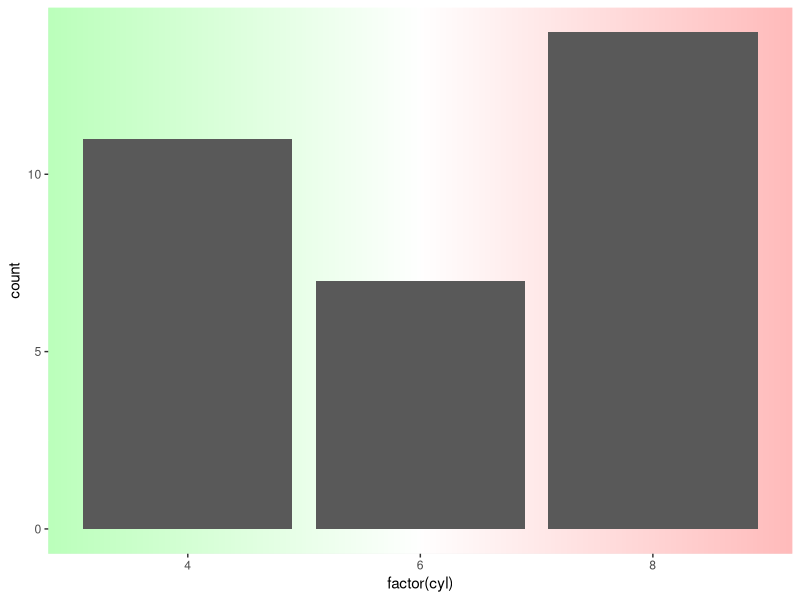
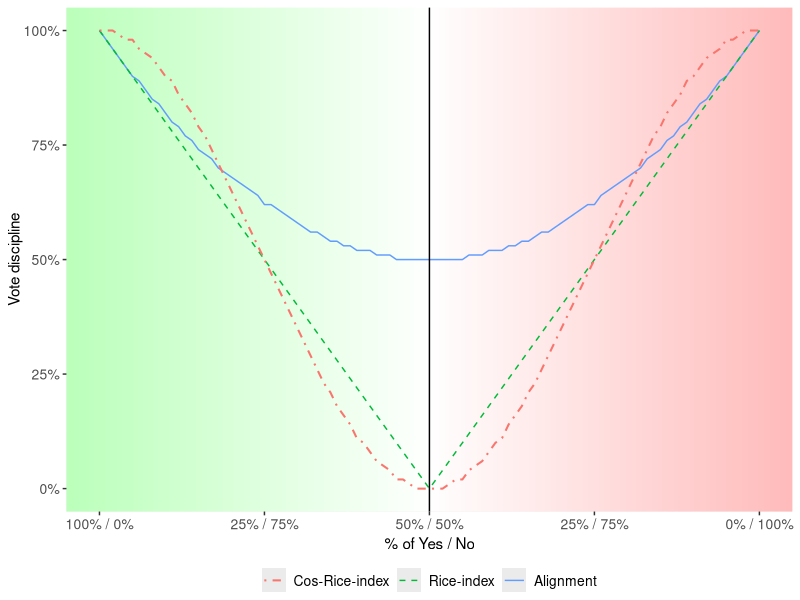

Generate these figures, in order, with R:
# @author fcifuentes
# @crdate 2020-12-01
library(ggplot2)
library(dplyr)
library(grid)
library(RColorBrewer)

votosFavor <- 0:100
votosFavor %>% View

votosContra <- 100:0
votosContra %>% View

votosGrafico <- data.frame(favor=votosFavor,contra= votosContra)
votosGrafico %>% View

votosGrafico <- votosGrafico %>% mutate(numer = favor*favor + contra*contra) %>% 
  mutate(denom = (favor+contra)*(favor+contra)) %>% 
  mutate(aparty = round(numer/denom, 2)) %>% 
  mutate(rice_party = abs(favor-contra)/(favor+contra))   %>% 
  mutate(nuevo = round((cos(pi*(1-rice_party))/2)+0.5,2))  

votosGrafico %>% 
  View







make_gradient <- function(deg = 45, n = 100, cols = blues9) {
  cols <- colorRampPalette(cols)(n + 1)
  rad <- deg / (180 / pi)
  mat <- matrix(
    data = rep(seq(0, 1, length.out = n) * cos(rad), n),
    byrow = TRUE,
    ncol = n
  ) +
    matrix(
      data = rep(seq(0, 1, length.out = n) * sin(rad), n),
      byrow = FALSE,
      ncol = n
    )
  mat <- mat - min(mat)
  mat <- mat / max(mat)
  mat <- 1 + mat * n
  mat <- matrix(data = cols[round(mat)], ncol = n)
  grid::rasterGrob(
    image = mat,
    width = unit(1, "npc"),
    height = unit(1, "npc"), 
    interpolate = TRUE
  )
}
colores <- c("#FFBBBB","#FFFFFF","#BBFFBB")


g <- make_gradient(
  deg = 180, n = 500, cols = colores
)

ggplot(mtcars, aes(factor(cyl))) +
  annotation_custom(
    grob = g, xmin = -Inf, xmax = Inf, ymin = -Inf, ymax = Inf
  ) + 
  geom_bar()

#--- gráfico de alineamiento
votosGrafico %>%  
  ggplot() +
  annotation_custom(
    grob = g#, xmin = -Inf, xmax = Inf, ymin = -Inf, ymax = Inf
  ) + 
  geom_line(aes(x=contra, y=aparty, color="red"))+
  
  geom_line( aes(x=contra, y=rice_party, color="green"),linetype = "dashed")+
  
  geom_line( aes(x=contra, y=nuevo, color="blue"),linetype = "dotdash",size=0.7)+
  
  scale_x_continuous(breaks = scales::extended_breaks(5),labels=c("100% / 0%", "25% / 75%",  "50% / 50%","25% / 75%","0% / 100%" ))+
  scale_color_discrete(name = "Vote discipline metrics", labels = c( 'Cos-Rice-index',"Rice-index", "Alignment")) +
  scale_y_continuous(labels = scales::percent) +
  
  labs(y = "Vote discipline", x="% of Yes / No") + 
  geom_vline(xintercept = 50 ) +

  theme(axis.text.y = element_text(size = 10), axis.text.x = element_text(size = 10),
        axis.title.y =  element_text(margin = margin(t = 100)), 
        legend.title = element_blank(), legend.position="bottom", 
        legend.margin=margin(), legend.box="vertical",
        legend.text =  element_text(size = 10), strip.text=element_text(size=10))

